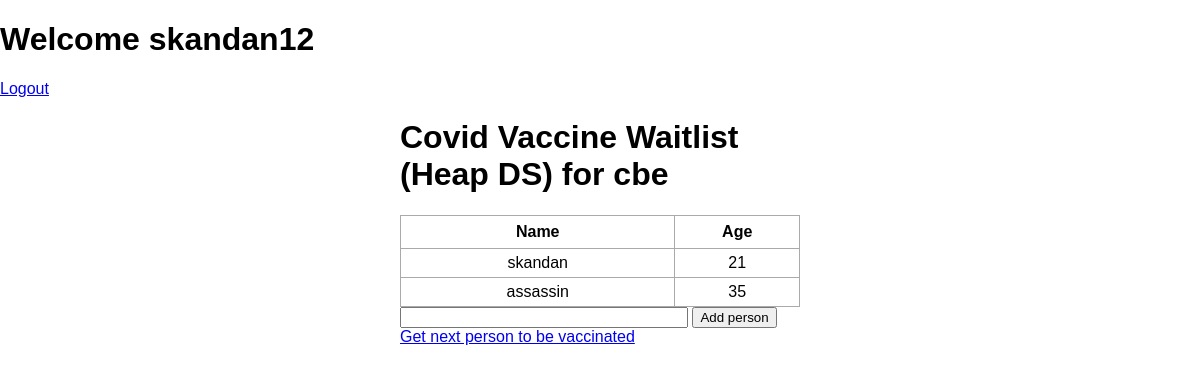
The page /home (signed in) on the database as committed earlier.
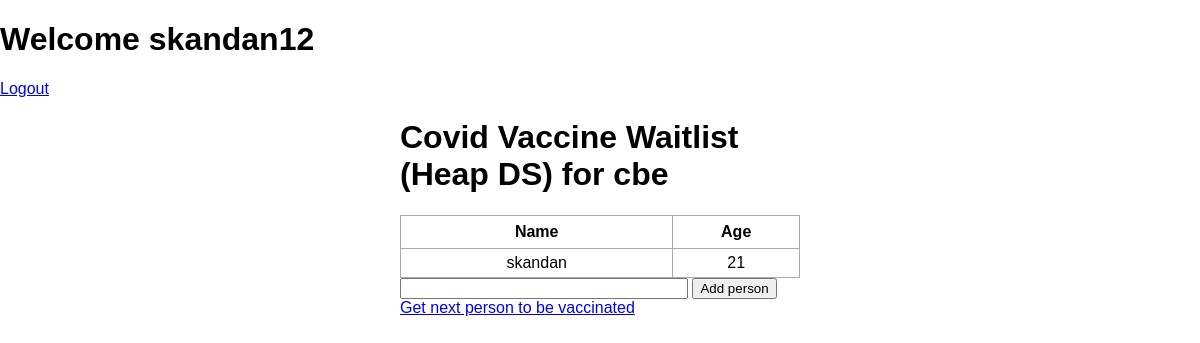
The same page on the database as committed later.
### app.py (models this page shows, shortened)
class User(UserMixin,db.Model):
    id = db.Column(db.Integer, primary_key=True)
    username = db.Column(db.String(15), unique=True)
    email = db.Column(db.String(50), unique=True)
    password = db.Column(db.String(80))
    city = db.Column(db.String(25))

class Lists(db.Model):
    id = db.Column(db.Integer, primary_key = True)
    content = db.Column(db.String(200),nullable=False)
    priority = db.Column(db.Integer,nullable=False)
    city = db.Column(db.String(25),nullable=False)

### app.py (the view)
@app.route('/home', methods=['POST','GET'])
@login_required
def insertHome():
    if request.method == 'POST':
        sent_elem = request.form['content']
        v,p=0,0
        try:
            v,p=map(str,sent_elem.split())
        except:
            return "Please enter space seperated values while inserting a value"
        heap.insert(int(p),v)
        print(heap.Heap)
        new_val =Lists(content=v,priority=p,city=current_user.city)
        try:
            db.session.add(new_val)
            db.session.commit()
            return redirect('/home')
        except:
            return 'Error'
    else:
        list = Lists.query.order_by(Lists.id).all()
        values=[]
        neededlist=[]
        priorities=[]
        global flag
        for i in list:
            if(i.city==current_user.city):
                neededlist.append(i)
                values.append(i.content)
                priorities.append(i.priority)
                if flag == 0:
                    heap.insert(i.priority,i.content)
        flag = 1
        print(heap.Heap)
        print("Values are",values,"Priorities are",priorities)
        return render_template('home.html',name=current_user.username ,city=current_user.city,items = neededlist,delv=request.args.get('delv'))

### app.py (called while the page is built)
@login_manager.user_loader
def load_user(user_id):
    return User.query.get(int(user_id))

### templates/home.html (shortened to what this page needs)
{% extends 'base.html' %}
{% block body %}
<h1>Welcome {{ name }} </h1>
<a href="{{ url_for('logout') }}">Logout</a>
<div class ="content">
    <h1>Covid Vaccine Waitlist (Heap DS) for {{ city }}</h1>
    <table>
        <tr>
            <th>Name</th>
            <th>Age</th>
        </tr>
        <tr>
        {% for item in items %}
            <td>{{ item.content }}</td>
            <td>{{ item.priority }}</td>
        </tr>
        {% endfor %}
    </table>
    <form actions='/' method="POST">
        <input type="text" name="content" id="content">
        <input type="submit" value="Add person">
        <a href="/delete">Get next person to be vaccinated</a>
    </form>
</div>
{% endblock %}

### templates/base.html (shortened to what this page needs)
<!DOCTYPE html>
<html lang="en">
<head>
    <link rel="stylesheet" href="{{ url_for('static', filename='css/main.css') }}">
</head>
<body>
    {% block body  %} {% endblock  %}
</body>
</html>

### static/css/main.css (style rules this page uses)
body, html { margin: 0; font-family: sans-serif; }
.content { margin: 0 auto; width: 400px; }
table, td, th { border: 1px solid #aaa; }
table { border-collapse: collapse; width: 100%; }
th { height: 30px; }
td { text-align: center; padding: 5px; }
#content { width: 70%; }

Rows that differ between the two databases and show on the page:
removed Lists: content "assassin", priority "35"
